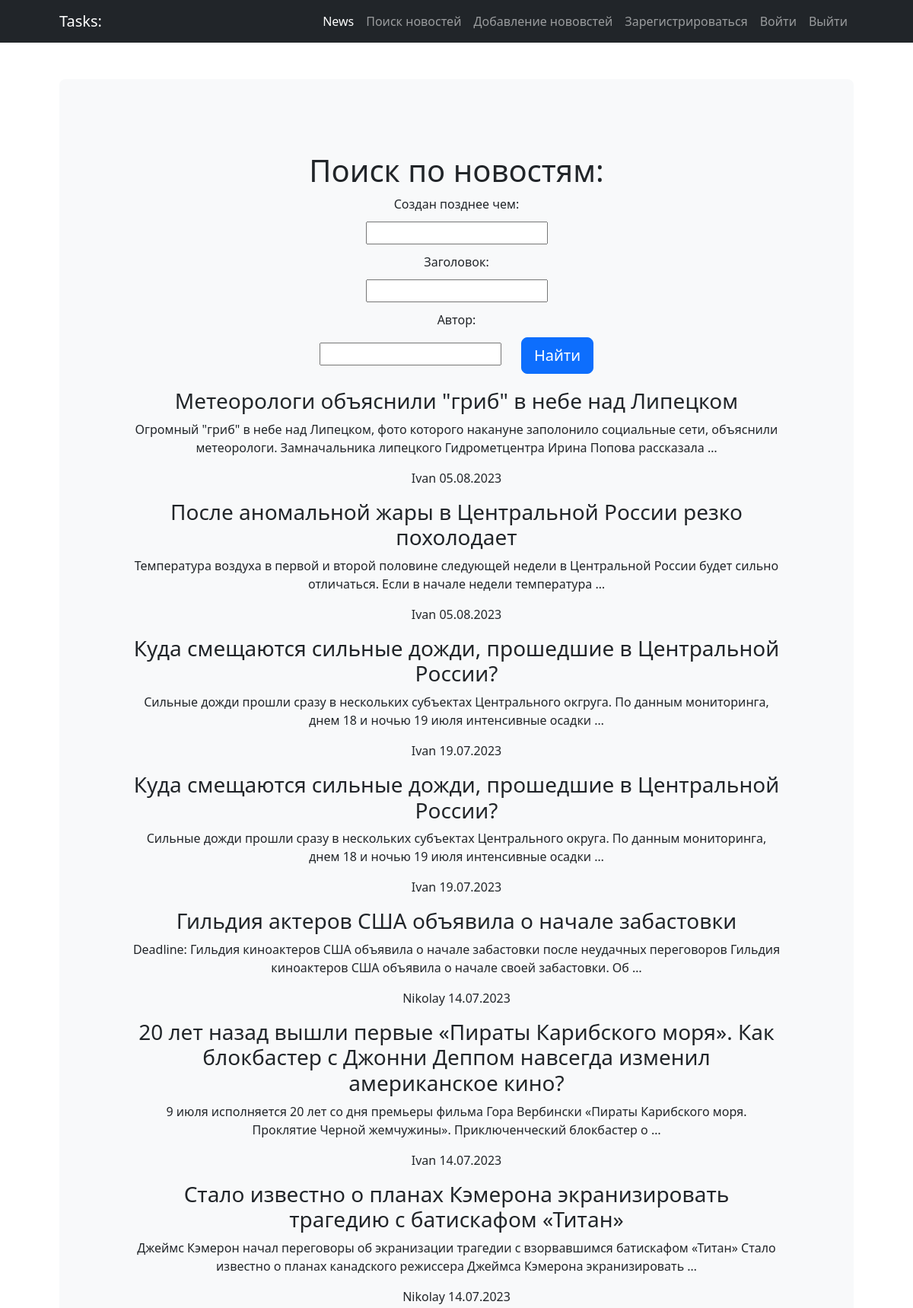
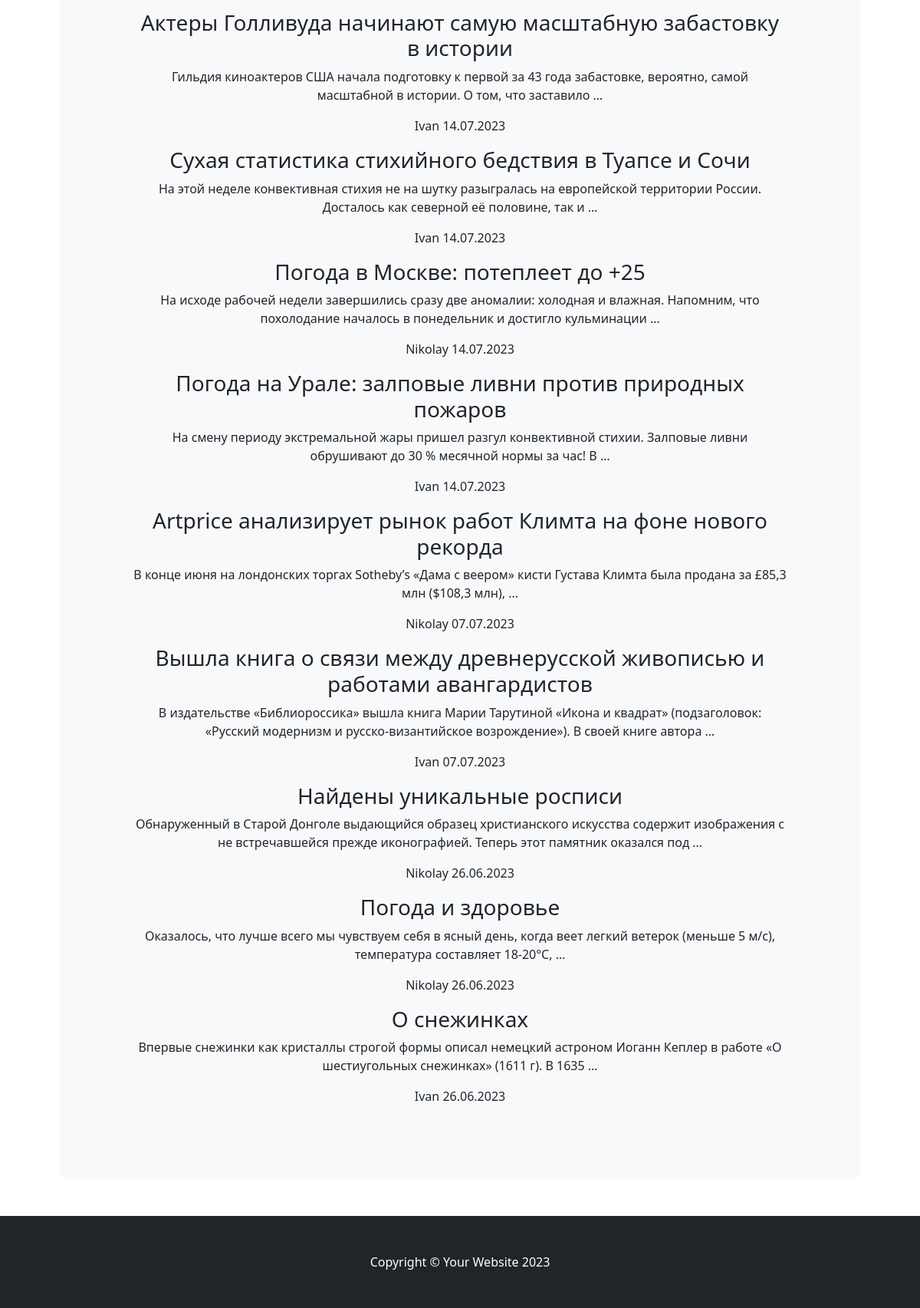
The app's page /news/search/ with its own data (2 pictures, top to bottom).
### news/models.py (models this page shows, shortened)
class Post(models.Model):
    NEWS = 'NW'
    ARTICLE = 'AR'
    TYPE_CHOICES = (
        (NEWS, 'Новость'),
        (ARTICLE, 'Статья')
    )
    type = models.CharField(max_length = 2, choices = TYPE_CHOICES, default = ARTICLE)
    timePost = models.DateTimeField(auto_now_add=True)
    title = models.CharField(max_length = 255)
    textPost = models.TextField()
    ratingPost = models.IntegerField(default=0)
    author = models.ForeignKey(Author, on_delete=models.CASCADE)
    category = models.ManyToManyField(Category, through='PostCategory')

class Author(models.Model):
    ratingAuthor = models.IntegerField(default = 0)
    authorUser = models.OneToOneField(User, on_delete=models.CASCADE)
    def __str__(self):
        return f'{self.authorUser}'

### news/views.py (the view)
# urls.py: path('search/', Search.as_view(), name='post_search'),
class Search(ListView):
    model = Post
    template_name = 'search.html'
    queryset = Post.objects.order_by('-timePost')
    def get_context_data(self, **kwargs):
        context = super().get_context_data(**kwargs)
        context['filter'] = PostFilter(self.request.GET, queryset=self.get_queryset())
        return context

### news/templatetags/custom_filters.py (called while the page is built)
@register.filter (name = 'censor')
def censor(value):
    censor_text = value
    for word in bad_word:
        if word in value:
            censor_text = value.replace(word, '***')
        return censor_text

### templates/search.html (shortened to what this page needs)
{% extends 'flatpages/default.html' %}
{% load custom_filters %}
{% block content %}
<h1>Поиск по новостям:</h1>
<form class="form-label" method="GET">
   {{ filter.form }}
   <input class="btn btn-primary btn-lg" type="submit" value="Найти">
</form>
{% for post in filter.qs %}
    <h3> {{ post.title|censor }} </h3>
    <p> {{ post.textPost|censor|truncatewords:20}} </p>
    <p> {{ post.author }} {{ post.timePost|date:'d.m.Y' }} </p>
{% endfor %}
{% endblock content %}

### records on screen
Post: title|censor "Метеорологи объяснили \"гриб\" в небе над Липецком", textPost|censor "Огромный \"гриб\" в небе над Липецком, фото которого накануне заполонило социальные сети, объяснили метеорологи. Замначальника липецкого Гидрометцентра Ирина Попова рассказала …", author "Ivan", timePost "05.08.2023"
Post: title|censor "После аномальной жары в Центральной России резко похолодает", textPost|censor "Температура воздуха в первой и второй половине следующей недели в Центральной России будет сильно отличаться. Если в начале недели температура …", author "Ivan", timePost "05.08.2023"
Post: title|censor "Куда смещаются сильные дожди, прошедшие в Центральной России?", textPost|censor "Сильные дожди прошли сразу в нескольких субъектах Центрального окгруга. По данным мониторинга, днем 18 и ночью 19 июля интенсивные осадки …", author "Ivan", timePost "19.07.2023"
Post: title|censor "Куда смещаются сильные дожди, прошедшие в Центральной России?", textPost|censor "Сильные дожди прошли сразу в нескольких субъектах Центрального округа. По данным мониторинга, днем 18 и ночью 19 июля интенсивные осадки …", author "Ivan", timePost "19.07.2023"
Post: title|censor "Гильдия актеров США объявила о начале забастовки", textPost|censor "Deadline: Гильдия киноактеров США объявила о начале забастовки после неудачных переговоров Гильдия киноактеров США объявила о начале своей забастовки. Об …", author "Nikolay", timePost "14.07.2023"
Post: title|censor "20 лет назад вышли первые «Пираты Карибского моря». Как блокбастер с Джонни Деппом навсегда изменил американское кино?", textPost|censor "9 июля исполняется 20 лет со дня премьеры фильма Гора Вербински «Пираты Карибского моря. Проклятие Черной жемчужины». Приключенческий блокбастер о …", author "Ivan", timePost "14.07.2023"
Post: title|censor "Стало известно о планах Кэмерона экранизировать трагедию с батискафом «Титан»", textPost|censor "Джеймс Кэмерон начал переговоры об экранизации трагедии с взорвавшимся батискафом «Титан» Стало известно о планах канадского режиссера Джеймса Кэмерона экранизировать …", author "Nikolay", timePost "14.07.2023"
Post: title|censor "Актеры Голливуда начинают самую масштабную забастовку в истории", textPost|censor "Гильдия киноактеров США начала подготовку к первой за 43 года забастовке, вероятно, самой масштабной в истории. О том, что заставило …", author "Ivan", timePost "14.07.2023"
Post: title|censor "Сухая статистика стихийного бедствия в Туапсе и Сочи", textPost|censor "На этой неделе конвективная стихия не на шутку разыгралась на европейской территории России. Досталось как северной её половине, так и …", author "Ivan", timePost "14.07.2023"
Post: title|censor "Погода в Москве: потеплеет до +25", textPost|censor "На исходе рабочей недели завершились сразу две аномалии: холодная и влажная. Напомним, что похолодание началось в понедельник и достигло кульминации …", author "Nikolay", timePost "14.07.2023"
Post: title|censor "Погода на Урале: залповые ливни против природных пожаров", textPost|censor "На смену периоду экстремальной жары пришел разгул конвективной стихии. Залповые ливни обрушивают до 30 % месячной нормы за час! В …", author "Ivan", timePost "14.07.2023"
Post: title|censor "Artprice анализирует рынок работ Климта на фоне нового рекорда", textPost|censor "В конце июня на лондонских торгах Sotheby’s «Дама с веером» кисти Густава Климта была продана за £85,3 млн ($108,3 млн), …", author "Nikolay", timePost "07.07.2023"
Post: title|censor "Вышла книга о связи между древнерусской живописью и работами авангардистов", textPost|censor "В издательстве «Библиороссика» вышла книга Марии Тарутиной «Икона и квадрат» (подзаголовок: «Русский модернизм и русско-византийское возрождение»). В своей книге автора …", author "Ivan", timePost "07.07.2023"
Post: title|censor "Найдены уникальные росписи", textPost|censor "Обнаруженный в Старой Донголе выдающийся образец христианского искусства содержит изображения с не встречавшейся прежде иконографией. Теперь этот памятник оказался под …", author "Nikolay", timePost "26.06.2023"
Post: title|censor "Погода и здоровье", textPost|censor "Оказалось, что лучше всего мы чувствуем себя в ясный день, когда веет легкий ветерок (меньше 5 м/с), температура составляет 18-20°С, …", author "Nikolay", timePost "26.06.2023"
Post: title|censor "О снежинках", textPost|censor "Впервые снежинки как кристаллы строгой формы описал немецкий астроном Иоганн Кеплер в работе «О шестиугольных снежинках» (1611 г). В 1635 …", author "Ivan", timePost "26.06.2023"
